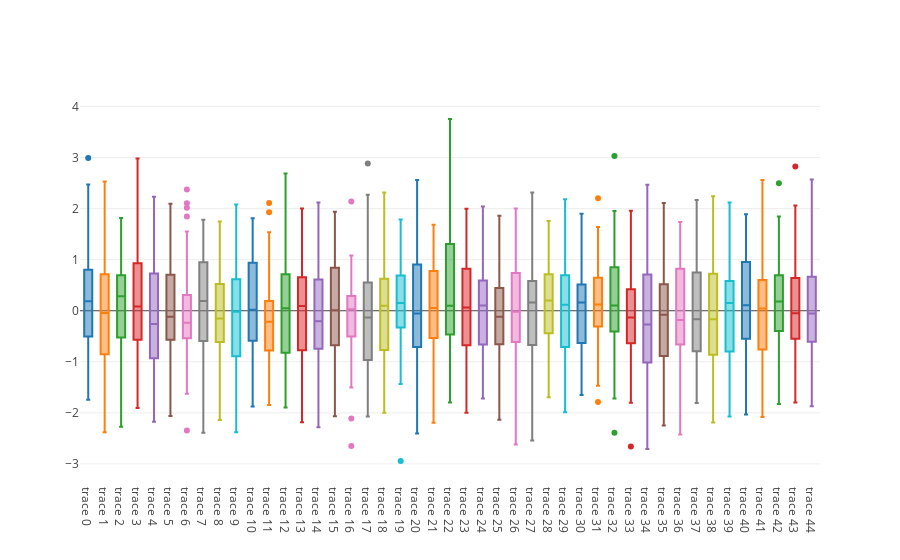

Notebook code cell kept with this figure:
### Code cell
iplot([Box(y = np.random.randn(50), showlegend=False) for i in range(45)], show_link=False)
